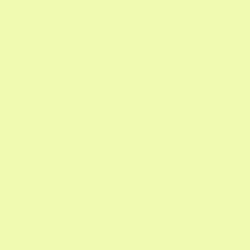
Frame 1 (no input)
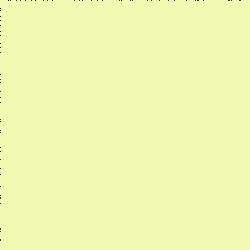
Frame 60 (the mouse pressed at the canvas centre just before this capture)
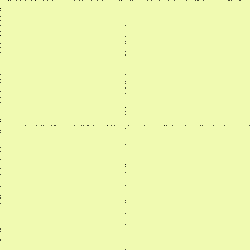
Frame 120 (the mouse held since frame 60 and released just before this capture)

The Processing sketch that drew these frames (run headless with seeded random() and noise(); from frame 60 on, the mouse is pressed at the canvas centre):

// Processing sketch: processing_18270
// ── processing_18270.pde

void setup()
{
size(250,250);
background(#F0FAB1);
}
void draw()
{ 
{
float i = random(1, 500);
line(i, mouseX, i, mouseY);
line(mouseX, i, mouseY, i);
}
}
